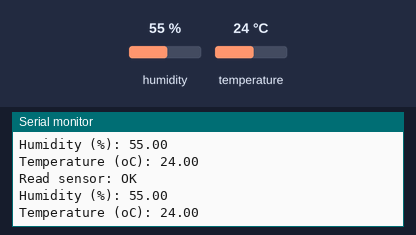
This sketch was run on a simulated Arduino Uno, built with avr-gcc and run on an emulated ATmega328P. On the bench: the last lines printed to the serial monitor. The inputs (shaded band) are chosen by the test bench; at power-on: humidity 55 %, temperature 24 °C.

Above: at 2.8 s.
2.9 s: humidity set to 22 %
At 4.9 s:
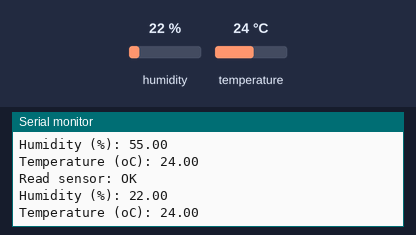
5.6 s: temperature set to 12 °C
At 7.3 s:
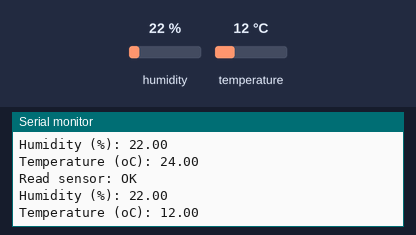
8.3 s: humidity set to 40 %
At 11.0 s:
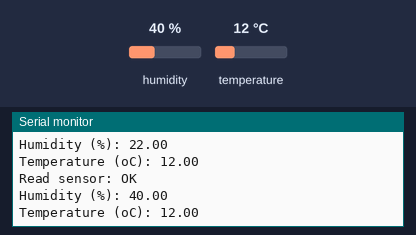
Timing chart, 0 to 12.5 s (numbered marks = the images above; inputs shaded):
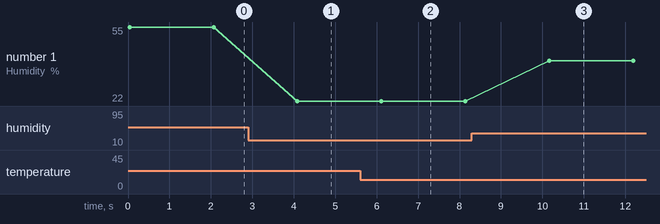

Measured:
- after the input at 2.9 s, the serial monitor: prints a new line after 1.2 s (image 1)
- after the input at 5.6 s, the serial monitor: prints a new line after 0.54 s (image 2)
- after the input at 8.3 s, the serial monitor: prints a new line after 1.9 s (image 3)
- plotted number 1: 55 → 22 after the input at 2.9 s, 22 → 40 after the input at 8.3 s

The sketch:

DHT11.ino
```cpp
#include <dht11.h>       //DHT11传感器头文件
dht11 DHT11;
#define Dht11Pin A1      //DHT11引脚配置

void setup()
{
  Serial.begin(9600);    //初使化波特率9600
  Serial.println("DHT11 Monitoring");
  Serial.print("\n");
}
void loop()
{
  int val = DHT11.read(Dht11Pin);  //读取传感器数值
  Serial.print("Read sensor: ");
  switch (val)
  {
  case DHTLIB_OK:           //读取数据成功
    Serial.println("OK");
    break;
  case DHTLIB_ERROR_CHECKSUM:    //数据校验错误
    Serial.println("Checksum error");
    break;
  case DHTLIB_ERROR_TIMEOUT:    //接收数据超时
    Serial.println("Time out error");
    break;
  default:     //未知错误
    Serial.println("Unknown error");
    break;
  }
  Serial.print("Humidity (%): ");
  Serial.println((float)DHT11.humidity); //打印输出湿度
  Serial.print("Temperature (oC): ");
  Serial.println((float)DHT11.temperature);//打印输出温度
  delay(2000);
}
```
